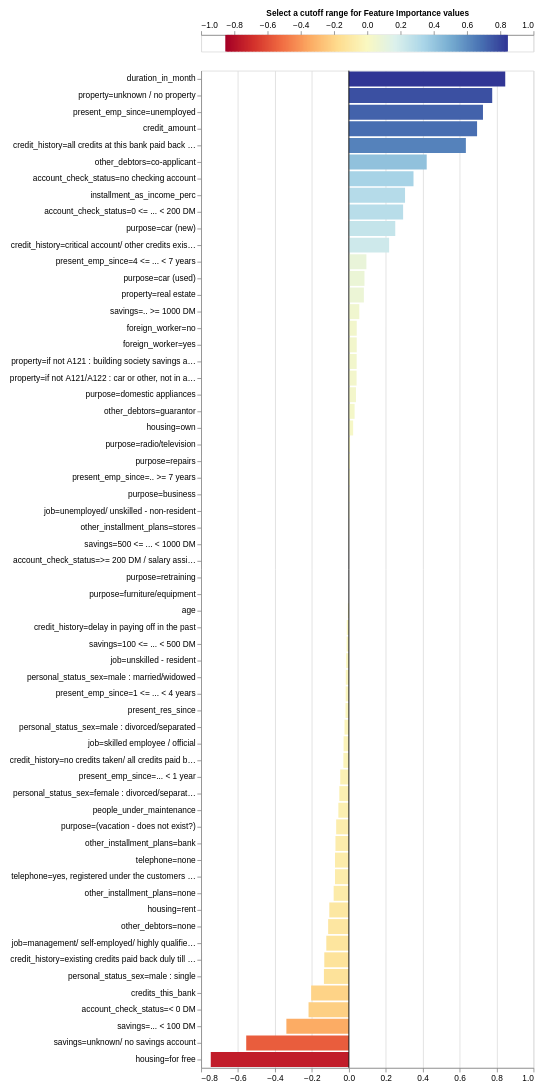

Notebook source saved alongside this figure:
### Code cell
exp.plot_features_importance()

### Figure 1 — Vega-Lite specification as saved in the notebook (floating-point values rounded to 4 significant figures; data arrays with more than 128 entries replaced by an {"elided": "..."} marker saying what was removed)
{"config": {"view": {"continuousWidth": 400, "continuousHeight": 300}, "axis": {"labelFontSize": 10, "labelLimit": 225.0}}, "vconcat": [{"layer": [{"data": {"name": "data-1cec352cd5657454da8f6e764a36beb2"}, "mark": {"type": "rule", "strokeWidth": 3}, "encoding": {"color": {"field": "xValue", "legend": null, "scale": {"domain": [-0.847, 0.847], "domainMid": 0, "scheme": "redyellowblue"}, "type": "quantitative"}, "x": {"axis": {"orient": "top", "titleFontSize": 10}, "field": "xValue", "title": "Select a cutoff range for Feature Importance values ", "type": "quantitative"}}}, {"data": {"name": "data-c7bc3ae69e1253e8223f70a11d04b99d"}, "mark": {"type": "rect", "color": "black", "height": 20, "opacity": 0.4, "tooltip": true}, "encoding": {"x": {"field": "x_min", "type": "quantitative"}, "x2": {"field": "x_max"}, "y": {"axis": null, "field": "y", "type": "quantitative"}}, "selection": {"Cutter": {"type": "single", "fields": ["cutoff"], "bind": {"input": "range", "max": 0.847, "min": 0, "name": "Importance cutoff value (±) ", "step": 0.01694}, "init": {"cutoff": 0.0}}}, "transform": [{"calculate": "(-Cutter.cutoff)", "as": "x_min"}, {"calculate": "Cutter.cutoff", "as": "x_max"}]}], "height": 20}, {"layer": [{"data": {"name": "data-dcff27ffea27d8ad31b6b40de27026c2"}, "mark": "bar", "encoding": {"color": {"field": "value", "legend": null, "scale": {"domain": [-0.847, 0.847], "domainMid": 0, "scheme": "blueorange"}, "type": "quantitative"}, "tooltip": [{"field": "name", "title": "Feature", "type": "nominal"}, {"field": "value", "title": "Importance", "type": "quantitative"}], "x": {"field": "value", "title": null, "type": "quantitative"}, "y": {"field": "name", "sort": {"field": "value", "op": "mean", "order": "descending"}, "title": null, "type": "nominal"}}, "selection": {"Cutter": {"type": "single", "fields": ["cutoff"], "bind": {"input": "range", "max": 0.847, "min": 0, "name": "Importance cutoff value (±) ", "step": 0.01694}, "init": {"cutoff": 0.0}}}, "transform": [{"filter": "((datum.value > Cutter.cutoff) || (datum.value < (-Cutter.cutoff)))"}]}, {"data": {"name": "data-9c00aa9dc2b1c1a0b4bf9b34ead12925"}, "mark": "rule", "encoding": {"x": {"field": "x", "type": "quantitative"}}}]}], "padding": 10, "$schema": "https://vega.github.io/schema/vega-lite/v4.17.0.json", "datasets": {"data-1cec352cd5657454da8f6e764a36beb2": {"elided": "200 records"}, "data-c7bc3ae69e1253e8223f70a11d04b99d": [{"y": 0, "x": -0.5, "x2": 0.5}], "data-dcff27ffea27d8ad31b6b40de27026c2": [{"name": "duration_in_month", "value": 0.847}, {"name": "credit_amount", "value": 0.6944}, {"name": "installment_as_income_perc", "value": 0.3044}, {"name": "present_res_since", "value": -0.01792}, {"name": "age", "value": -0.005164}, {"name": "credits_this_bank", "value": -0.204}, {"name": "people_under_maintenance", "value": -0.05676}, {"name": "account_check_status=0 <= ... < 200 DM", "value": 0.2939}, {"name": "account_check_status=< 0 DM", "value": -0.2182}, {"name": "account_check_status=>= 200 DM / salary assignments for at least 1 year", "value": 9.601e-05}, {"name": "account_check_status=no checking account", "value": 0.3502}, {"name": "credit_history=all credits at this bank paid back duly", "value": 0.6338}, {"name": "credit_history=critical account/ other credits existing (not at this bank)", "value": 0.2182}, {"name": "credit_history=delay in paying off in the past", "value": -0.01125}, {"name": "credit_history=existing credits paid back duly till now", "value": -0.1329}, {"name": "credit_history=no credits taken/ all credits paid back duly", "value": -0.0296}, {"name": "purpose=(vacation - does not exist?)", "value": -0.06856}, {"name": "purpose=business", "value": 0.003674}, {"name": "purpose=car (new)", "value": 0.2514}, {"name": "purpose=car (used)", "value": 0.08468}, {"name": "purpose=domestic appliances", "value": 0.03855}, {"name": "purpose=education", "value": 0.0}, {"name": "purpose=furniture/equipment", "value": -2.945e-18}, {"name": "purpose=radio/television", "value": 0.006493}, {"name": "purpose=repairs", "value": 0.005963}, {"name": "purpose=retraining", "value": 2.39e-18}, {"name": "savings=.. >= 1000 DM ", "value": 0.05671}, {"name": "savings=... < 100 DM", "value": -0.3382}, {"name": "savings=100 <= ... < 500 DM", "value": -0.01206}, {"name": "savings=500 <= ... < 1000 DM ", "value": 0.001055}, {"name": "savings=unknown/ no savings account", "value": -0.5557}, {"name": "present_emp_since=.. >= 7 years", "value": 0.005294}, {"name": "present_emp_since=... < 1 year ", "value": -0.04655}, {"name": "present_emp_since=1 <= ... < 4 years", "value": -0.01705}, {"name": "present_emp_since=4 <= ... < 7 years", "value": 0.09509}, {"name": "present_emp_since=unemployed", "value": 0.7264}, {"name": "personal_status_sex=female : divorced/separated/married", "value": -0.05151}, {"name": "personal_status_sex=male : divorced/separated", "value": -0.02343}, {"name": "personal_status_sex=male : married/widowed", "value": -0.0165}, {"name": "personal_status_sex=male : single", "value": -0.135}, {"name": "other_debtors=co-applicant", "value": 0.4217}, {"name": "other_debtors=guarantor", "value": 0.03123}, {"name": "other_debtors=none", "value": -0.112}, {"name": "property=if not A121 : building society savings agreement/ life insurance", "value": 0.04237}, {"name": "property=if not A121/A122 : car or other, not in attribute 6", "value": 0.04192}, {"name": "property=real estate", "value": 0.08148}, {"name": "property=unknown / no property", "value": 0.7764}, {"name": "other_installment_plans=bank", "value": -0.07247}, {"name": "other_installment_plans=none", "value": -0.08219}, {"name": "other_installment_plans=stores", "value": 0.001695}, {"name": "housing=for free", "value": -0.7477}, {"name": "housing=own", "value": 0.02338}, {"name": "housing=rent", "value": -0.1058}, {"name": "job=management/ self-employed/ highly qualified employee/ officer", "value": -0.122}, {"name": "job=skilled employee / official", "value": -0.02837}, {"name": "job=unemployed/ unskilled - non-resident", "value": 0.002873}, {"name": "job=unskilled - resident", "value": -0.01446}, {"name": "telephone=none", "value": -0.07507}, {"name": "telephone=yes, registered under the customers name ", "value": -0.07507}, {"name": "foreign_worker=no", "value": 0.04269}, {"name": "foreign_worker=yes", "value": 0.04269}], "data-9c00aa9dc2b1c1a0b4bf9b34ead12925": [{"x": 0}]}}
